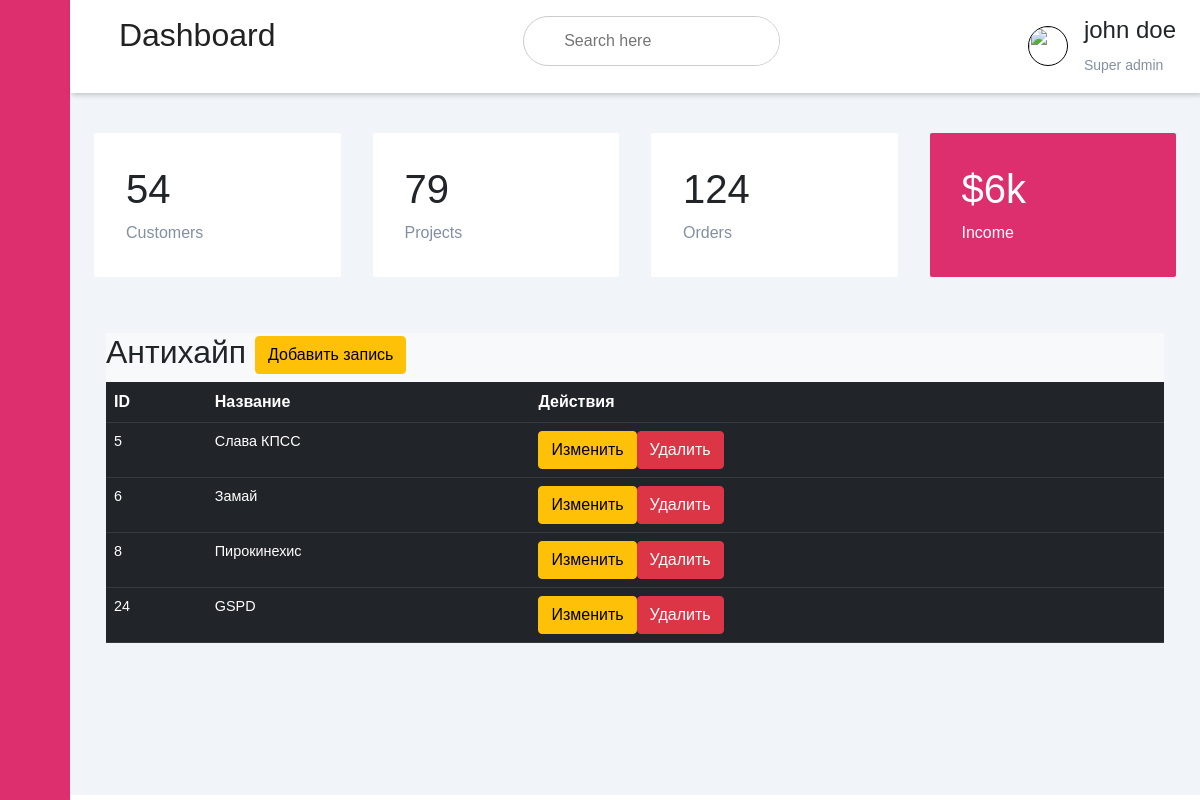
/edit/categories/2, run on the app's committed database.
### app/models.py (models this page shows)
class Category(db.Model):  #
    __tablename__ = 'categories'
    id = Column(Integer(), primary_key=True)
    name = Column(String(250), nullable=False, unique=True)

class Record(db.Model):
    __tablename__ = 'records'
    id = Column(Integer(), primary_key=True)
    name = Column(String(250), nullable=False, unique=True)
    photo = Column(BLOB)
    description = Column(TEXT)
    text = Column(TEXT)
    category_id = Column(Integer(), db.ForeignKey('categories.id'))
    created_at = Column(DateTime(), default=datetime.utcnow())

### app/editor_bp/routes/category_routes.py (the view)
@blueprint.route('/categories/<id>', methods=['GET', 'POST'])
def category(id):
    records = Record.query.filter_by(category_id=id).all()
    category_name = Category.query.filter_by(id=id).first().name
    title = category_name
    return render_template('editor_bp/category.html', records=records, category_name=category_name, title=title)

### app/editor_bp/templates/editor_bp/category.html (shortened to what this page needs)
{% extends 'base_edit_template.html' %}
{% block head %}
<link rel="stylesheet" href="{{url_for('admin.static', filename = 'css/bootstrap.min.css')}}">
{% endblock %}
{%block sidebar_menu%}
<div class="sidebar">
    <div class="sidebar-brand">
        <h2> <span>Админ панель</span></h2>
    </div>
    <div class="sidebar-menu">
        <ul>
            <li>
                <a href="{{url_for('editor.add_record')}}"><span class="las la-igloo"></span><span>Записи</span></a>
            </li>
            <li>
                <a href="{{url_for('editor.show_categories')}}"><span class="las la-users"></span><span>Категории</span></a>
            </li>
            <li>
                <a href="{{url_for('editor.menu')}}"><span class="las la-clipboard-list"></span><span>Меню</span></a>
            </li>
            <li>
                <a href=""><span class="las la-shopping-bag"></span><span>Быстрый доступ</span></a>
            </li>
            <li>
                <a href="{{url_for('editor.show_partners')}}"><span class="las la-receipt"></span><span>Партнеры</span></a>
            </li>
            <li>
                <a href=""><span class="las la-user-circle"></span><span>Правая панель</span></a>
            </li>
            <li>
                <a href=""><span class="las la-clipboard-list"></span><span>Метрики</span></a>
            </li>
        </ul>
    </div>
</div>
{%endblock%}
{% block header %}
{% include 'header.html' %}
{% endblock %}
{% block content %}
<div class="container">
    <div class="row">
        <div class="col md-12">
            <div class="bg-light p3">
                <h2>{{category_name}}
                    <a href="{{url_for('editor.add_record')}}" class="btn btn-warning btn-xs">Добавить запись</a>
                </h2>
                <table class="table table-hover table-dark">
                    <tr>
                        <th>ID</th>
                        <th>Название</th>
                        <th>Действия</th>
                    </tr>
                    {% for row in records %}
                    <tr>
                        <td>{{ row.id }}</td>
                        <td>{{ row.name }}</td>
                        <td>
                            <a href="{{url_for('editor.record', id=row.id)}}"
                               class="btn btn-warning btn-xs">Изменить</a>
                            <a href="{{url_for('editor.delete_record', id=row.id)}}" class="btn btn-danger btn-xs"
                               onclick="return confirm('Вы хотите удалить? ?')">Удалить</a>
                        </td>
                    </tr>
                    {% endfor%}
                </table>
            </div>
        </div>
    </div>
</div>
{% endblock %}

### app/editor_bp/static/css/style.css (style rules this page uses)
:root { --main-color: #dd2f6e; --color-dark: #1d2231; --text-grey: #8390a2; }
* { padding: 0; margin: 0; box-sizing: border-box; list-style-type: none; text-decoration: none; font-family: 'Poppins', sans-serif; }
.sidebar { width: 345px; position: fixed; left: 0; top: 0; height: 100%; background: #dd2f6e; z-index: 100; transition: width 300ms; }
.sidebar-brand { height: 90px; padding: 1rem 0rem 1rem 2rem; color: #fff; }
.sidebar-menu { margin-top: 1rem; }
.sidebar-menu li { width: 100%; margin-bottom: 1.7rem; padding-left: 1rem; }
.sidebar-menu a { padding-left: 1rem; display: block; color: #fff; font-size: 1.1rem; }
.sidebar-menu a span:first-child { font-size: 1.5rem; padding-right: 1rem; }
table { border-collapse: collapse; }
td { padding: .5rem 1rem; font-size: 0.9rem; color: #fff; }
tr td:last-child { display: flex; align-items: center; }
body { font: 14px/21px "Lucida Sans", "Lucida Grande", "Lucida Sans Unicode", sans-serif; }
table tr td { color: #fff; }
@media only screen and (max-width: 1200px) { .sidebar { width: 70px; } }
@media only screen and (max-width: 1200px) { .sidebar .sidebar-brand, .sidebar li { padding-left: 1rem; text-align: center; } }
@media only screen and (max-width: 1200px) { .sidebar li a { padding-left: 0rem; } }

### data on the page
Category: name "Антихайп"
Record: id "5", name "Слава КПСС"
Record: id "6", name "Замай"
Record: id "8", name "Пирокинехис"
Record: id "24", name "GSPD"
